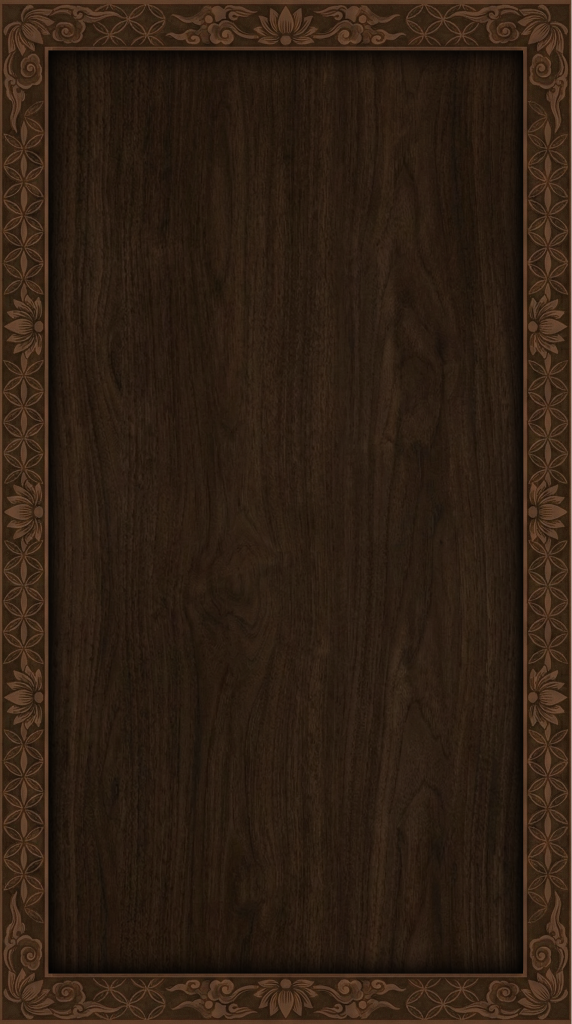
#> input picture saju-report-v2/saju-report-page/dist/assets/img/chapter-start-border-2.png, 1144 x 2048 px (shown at 1/2 size); its folder holds 2 pictures in this run
$ python image-compress.py
#> lines starting #> are read from the running program, lines starting #| are printed output that depends on the picture
import os
from PIL import Image
from pathlib import Path

def compress_png_images(input_dir, output_dir=None):
    """
    지정된 디렉토리의 모든 PNG 이미지를 0.5배로 축소하고 압축합니다.

    Args:
        input_dir: 입력 디렉토리 경로
        output_dir: 출력 디렉토리 경로 (None이면 원본 파일을 덮어씀)
    """
#> called with input_dir = 'public/assets/img'
    input_path = Path(input_dir)

    # 모든 PNG 파일 찾기 (재귀적으로)
    png_files = list(input_path.rglob("*.png"))

    if not png_files:
        print(f"PNG 파일을 찾을 수 없습니다: {input_dir}")
        return

    print(f"총 {len(png_files)}개의 PNG 파일을 찾았습니다.")

    for png_file in png_files:
        try:
            # 이미지 열기
            img = Image.open(png_file)
#> img is the input picture: PIL image 1144x2048 RGBA; mean R, G, B, A 46.7, 31.2, 19.1, 254.8

            # 원본 크기
            original_size = img.size
#> original_size = (1144, 2048)
            print(f"\n처리 중: {png_file}")
            print(f"  원본 크기: {original_size[0]}x{original_size[1]}")
#|   원본 크기: 1144x2048

            # 0.5배로 축소 (비율 유지)
            new_size = (int(original_size[0] * 0.5), int(original_size[1] * 0.5))
#> new_size = (572, 1024)
            resized_img = img.resize(new_size, Image.Resampling.LANCZOS)
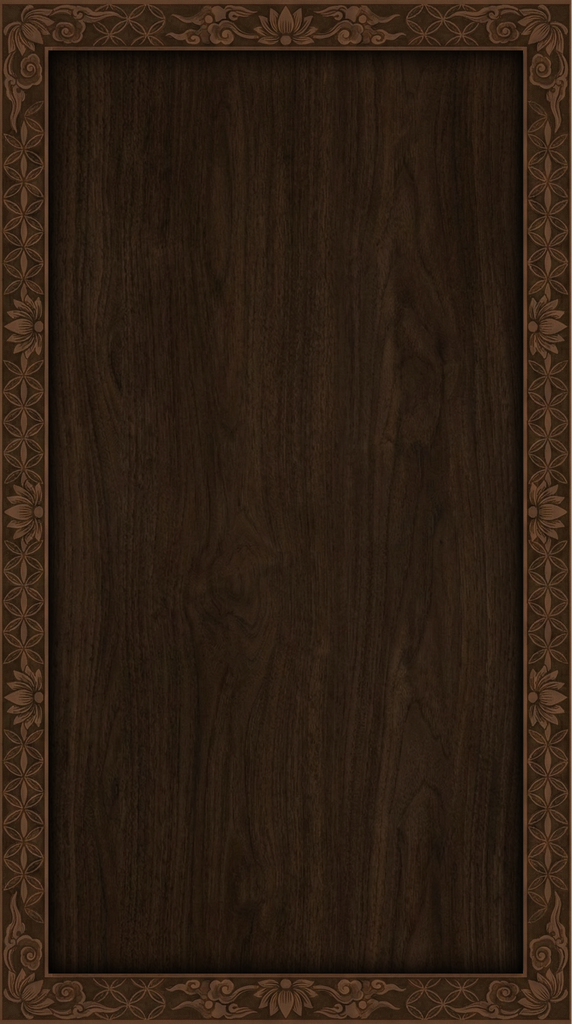
#> resized_img: PIL image 572x1024 RGBA; mean R, G, B, A 46.7, 31.2, 19.1, 254.8; transparent parts drawn white

            print(f"  축소 크기: {new_size[0]}x{new_size[1]}")
#|   축소 크기: 572x1024

            # 출력 경로 결정
            if output_dir:
                output_path = Path(output_dir) / png_file.relative_to(input_path)
                output_path.parent.mkdir(parents=True, exist_ok=True)
            else:
                output_path = png_file

            # PNG로 저장 (압축 옵션 적용)
            # optimize=True: 파일 크기 최적화
            # compress_level=9: 최대 압축 (0-9, 9가 최대)
            resized_img.save(
                output_path,
                "PNG",
                optimize=True,
                compress_level=9
            )

            # 파일 크기 비교
            original_file_size = os.path.getsize(png_file)
            compressed_file_size = os.path.getsize(output_path)
            reduction = (1 - compressed_file_size / original_file_size) * 100

            print(f"  원본 파일 크기: {original_file_size / 1024:.2f} KB")
            print(f"  압축 파일 크기: {compressed_file_size / 1024:.2f} KB")
            print(f"  크기 감소: {reduction:.1f}%")

        except Exception as e:
            print(f"오류 발생 ({png_file}): {e}")

    print(f"\n처리 완료! 총 {len(png_files)}개 파일 처리됨.")

if __name__ == "__main__":
    # public/assets/img 디렉토리 경로
    img_dir = "public/assets/img"

    # 원본 파일을 덮어쓰기 (백업이 필요하면 output_dir 지정)
    compress_png_images(img_dir)

    # 백업이 필요한 경우 아래 주석을 해제하고 사용하세요:
    # compress_png_images(img_dir, output_dir="public/assets/img_compressed")
